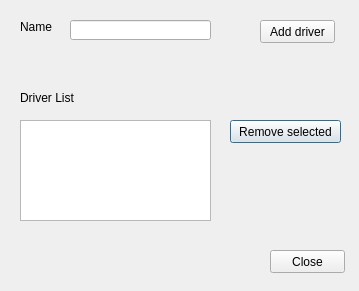
<?xml version="1.0" encoding="UTF-8"?>
<ui version="4.0">
 <class>EditDriver</class>
 <widget class="QDialog" name="EditDriver">
  <property name="geometry">
   <rect>
    <x>0</x>
    <y>0</y>
    <width>359</width>
    <height>291</height>
   </rect>
  </property>
  <property name="windowTitle">
   <string>Edit Driver</string>
  </property>
  <widget class="QLineEdit" name="nameInput">
   <property name="geometry">
    <rect>
     <x>70</x>
     <y>20</y>
     <width>141</width>
     <height>20</height>
    </rect>
   </property>
  </widget>
  <widget class="QLabel" name="label">
   <property name="geometry">
    <rect>
     <x>20</x>
     <y>20</y>
     <width>47</width>
     <height>13</height>
    </rect>
   </property>
   <property name="text">
    <string>Name</string>
   </property>
  </widget>
  <widget class="QListWidget" name="driverList">
   <property name="geometry">
    <rect>
     <x>20</x>
     <y>120</y>
     <width>191</width>
     <height>101</height>
    </rect>
   </property>
   <property name="selectionMode">
    <enum>QAbstractItemView::MultiSelection</enum>
   </property>
  </widget>
  <widget class="QPushButton" name="removeDriver">
   <property name="geometry">
    <rect>
     <x>230</x>
     <y>120</y>
     <width>111</width>
     <height>23</height>
    </rect>
   </property>
   <property name="text">
    <string>Remove selected</string>
   </property>
  </widget>
  <widget class="QLabel" name="label_2">
   <property name="geometry">
    <rect>
     <x>20</x>
     <y>90</y>
     <width>71</width>
     <height>16</height>
    </rect>
   </property>
   <property name="text">
    <string>Driver List</string>
   </property>
  </widget>
  <widget class="QPushButton" name="addDriver">
   <property name="geometry">
    <rect>
     <x>260</x>
     <y>20</y>
     <width>75</width>
     <height>23</height>
    </rect>
   </property>
   <property name="text">
    <string>Add driver</string>
   </property>
  </widget>
  <widget class="QPushButton" name="closeDriver">
   <property name="geometry">
    <rect>
     <x>270</x>
     <y>250</y>
     <width>75</width>
     <height>23</height>
    </rect>
   </property>
   <property name="text">
    <string>Close</string>
   </property>
  </widget>
 </widget>
 <resources/>
 <connections/>
</ui>
